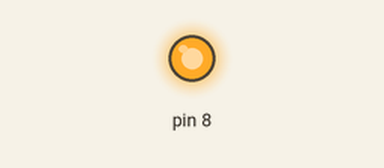
Bench run of a sketch on a simulated Arduino Uno, built with avr-gcc and run on an emulated ATmega328P. Shown: output pins drawn as LEDs (lit = HIGH).

Above: at 1.1 s.
At 5.2 s:
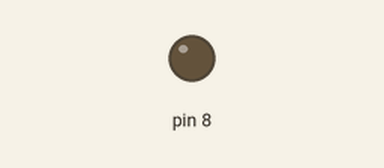
Timing chart, 0 to 8.1 s (numbered marks = the images above):
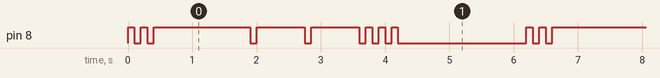

Measured:
- by itself, pin 8: repeats every 6.2 s: LOW 0.10 s, HIGH 0.10 s, LOW 0.10 s, HIGH 1.5 s, 2 × (LOW 0.10 s, HIGH 0.75 s), 3 × (LOW 0.10 s, HIGH 0.10 s), LOW 2.0 s, HIGH 0.10 s
- by itself, everything shown: repeats every 6.2 s, in 16 steps

The sketch:

sketch_may11a.ino
```cpp
void setup() {
  // put your setup code here, to run once:
  pinMode(8, OUTPUT);
}

void loop() {
  // put your main code here, to run repeatedly:
  //S (dot dot dot)
  digitalWrite(8, HIGH);
  delay(100);
  digitalWrite(8, LOW);
  delay(100);
  digitalWrite(8, HIGH);
  delay(100);
  digitalWrite(8, LOW);
  delay(100);
  digitalWrite(8, HIGH);
  delay(750);

  //O (dash dash dash)
  digitalWrite(8, HIGH);
  delay(750);
  digitalWrite(8, LOW);
  delay(100);
  digitalWrite(8, HIGH);
  delay(750);
  digitalWrite(8, LOW);
  delay(100);
  digitalWrite(8, HIGH);
  delay(750);
  digitalWrite(8, LOW);
  delay(100);

  //S (dot dot dot(AGAIN))
  digitalWrite(8, HIGH);
  delay(100);
  digitalWrite(8, LOW);
  delay(100);
  digitalWrite(8, HIGH);
  delay(100);
  digitalWrite(8, LOW);
  delay(100);
  digitalWrite(8, HIGH);
  delay(100);
  digitalWrite(8, LOW);
  delay(2000);

}
```
